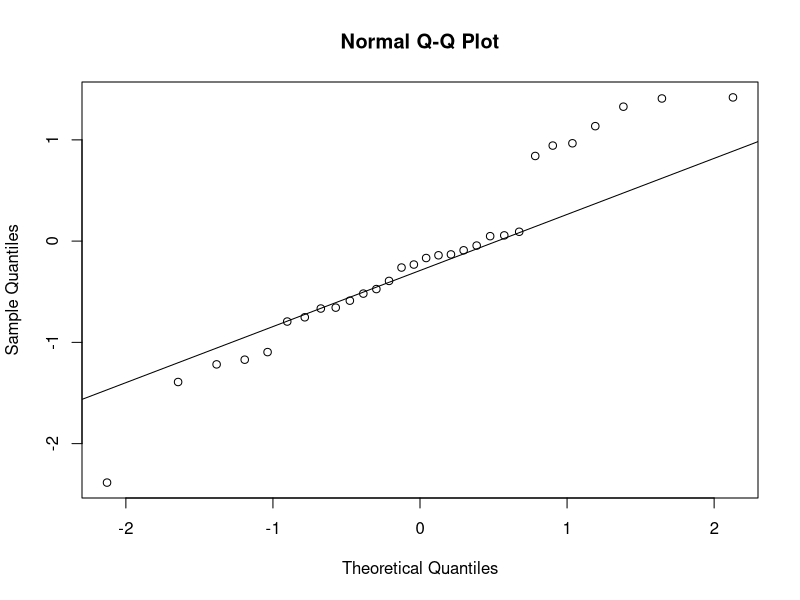
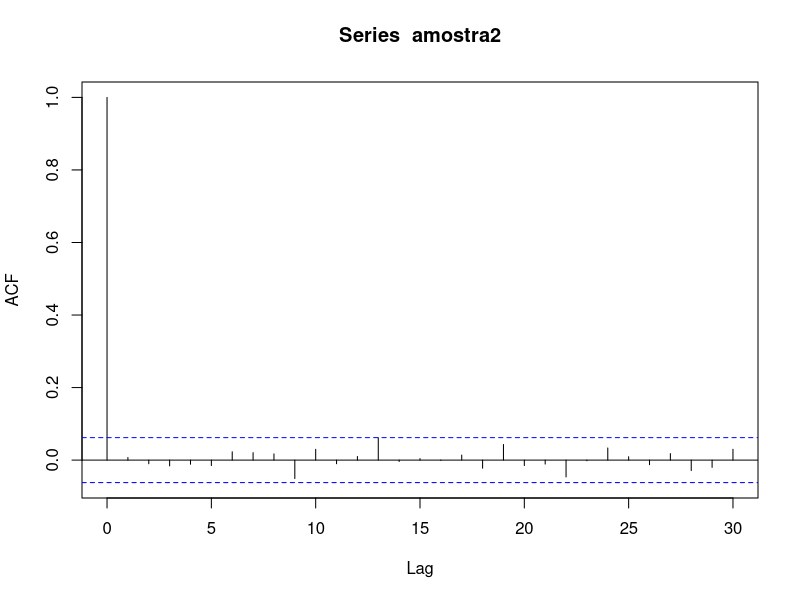
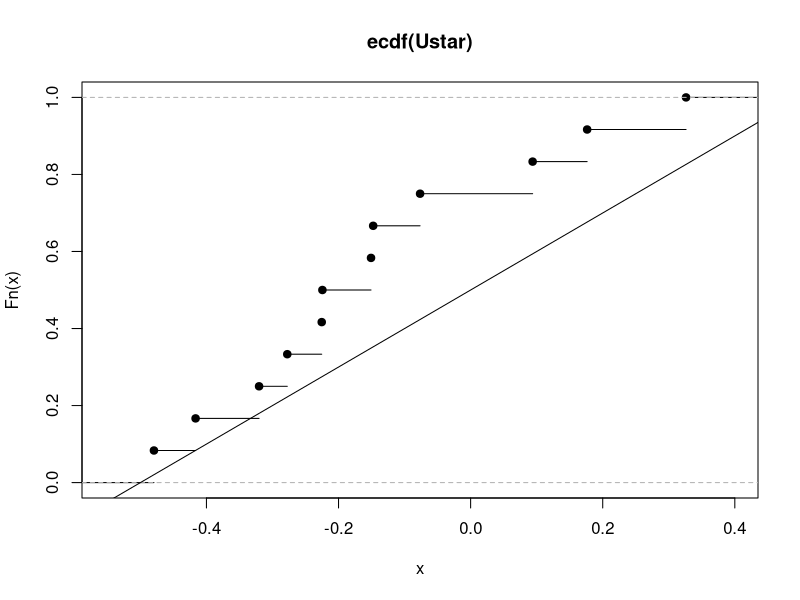
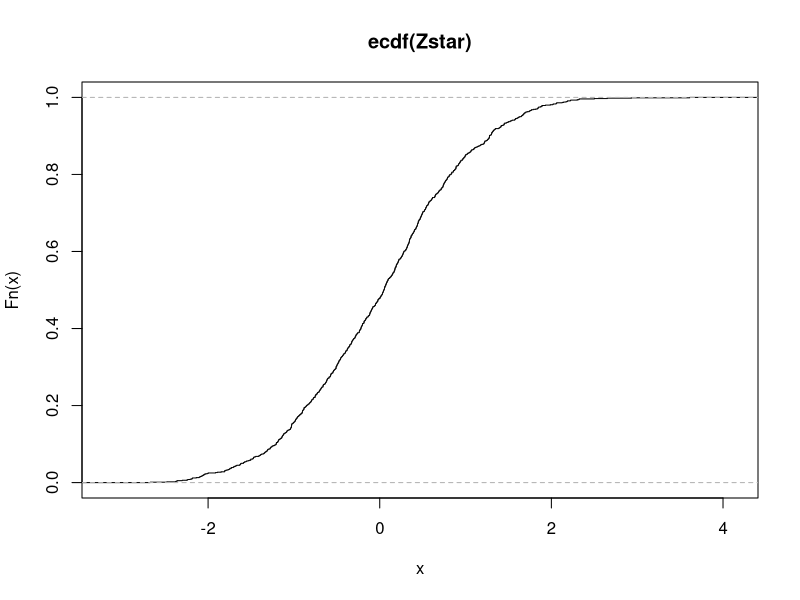
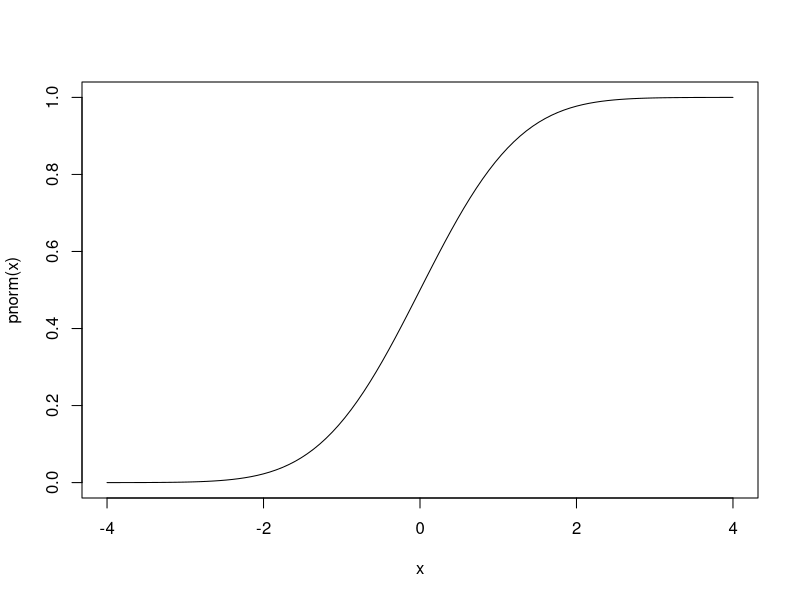
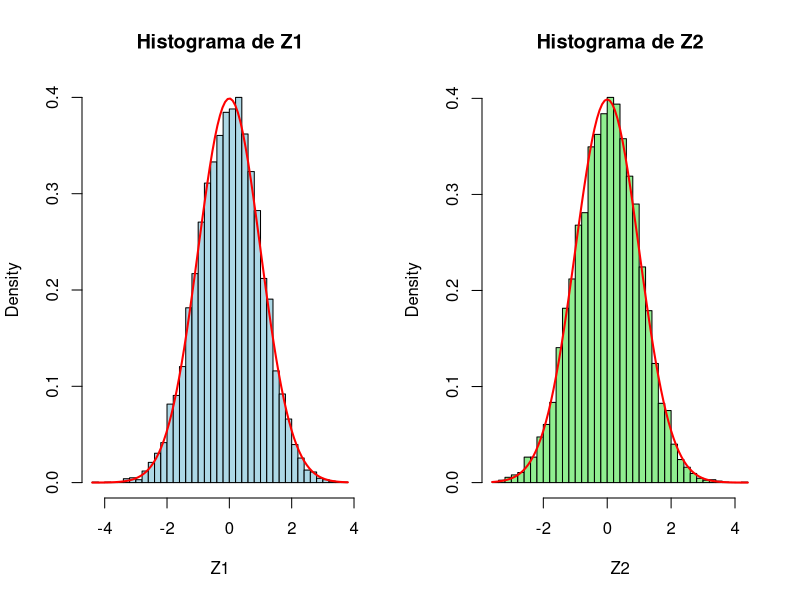
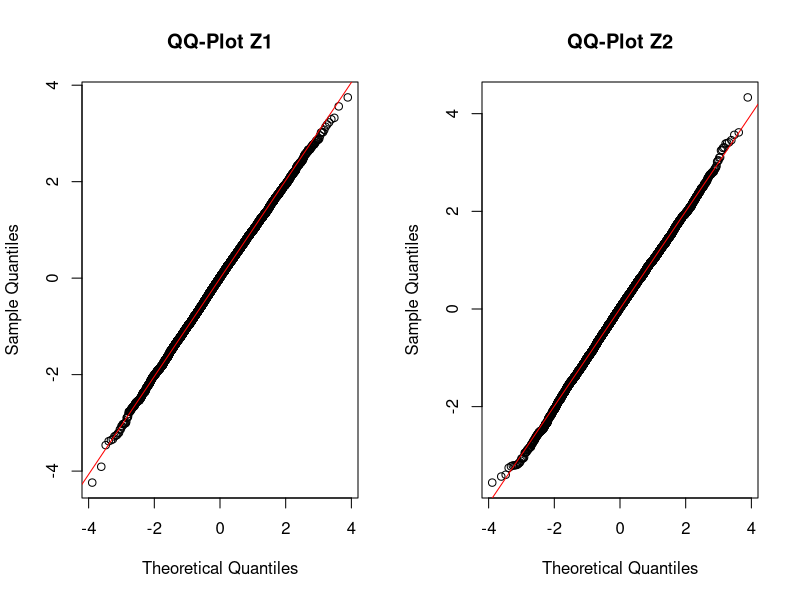
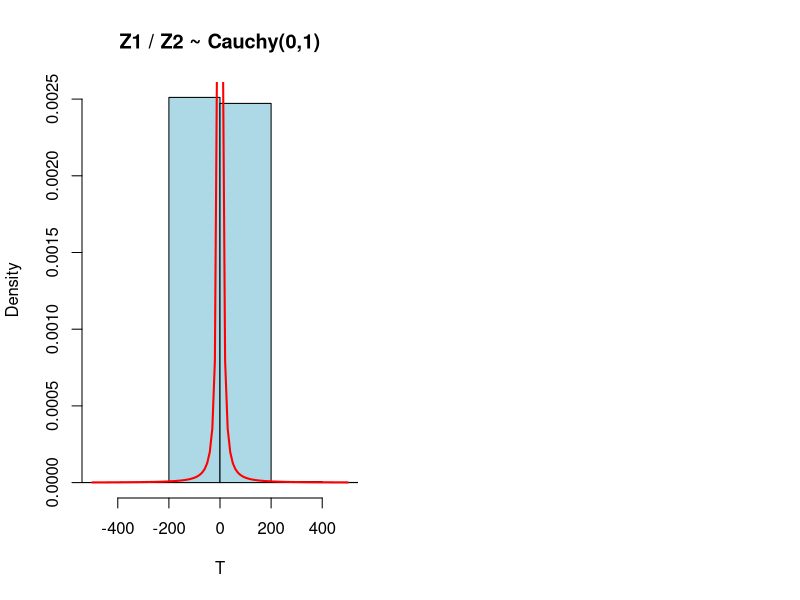

These figures' R source, in order:
##AULA 13/05

#Análise de normalidade
amostra <- rnorm(30)
qqnorm(amostra)
qqline(amostra)

# Gera uma amostra de 1000 observações de uma distribuição uniforme no intervalo [0,1]
amostra2 <- runif(1000)

# Plota a função de autocorrelação (ACF) da amostra uniforme para avaliar dependência entre os valores
acf(amostra2)

# Gera uma amostra de 12 observações da distribuição uniforme no intervalo [0,1]
U <- runif(12)

# Centraliza os dados em torno de zero, transformando o intervalo de [0,1] para [-0.5, 0.5]
Ustar <- U - 0.5

# Cria a função de distribuição empírica (ECDF) dos dados centralizados
Fn <- ecdf(Ustar)

# Plota a ECDF dos valores centralizados
plot(Fn)

# Adiciona ao gráfico uma reta com inclinação 1 e intercepto 0.5, correspondente à CDF da uniforme [-0.5, 0.5]
abline(0.5, 1)

ene <- 1e3
matriz <- matrix(runif(ene*12)- 0.5, ncol=12)
Zstar <- apply(matriz, 1, sum) 
Zstar

Fstar <- ecdf(Zstar)
plot(Fstar)
curve(pnorm, from=-4, to=4, add= )

ks.test(Zstar, "pnorm")

quantis<- qnorm(p= (0:10)/10)
cutStar<- cut(x=Zstar, breaks= quantis)
cutStar
contaStar <- table(cutStar)
contaStar

x2<- ((contaStar -100)^2)/100
x2

#Alternativa
Z2Star<- replicate(ene, sum(runif(12)-0.5))
Z2Star

# Tenho um elipsoide na normal bivariada, fazer esse grafico e depois 
#  calcular quais seriam essas circunferencias que contem 10% da massa


####################### AULA 15/05 #################################################

#nornal p-variada
#Normal univariada
#Normal Bivariada

qchi<- qchisq(0.5, 2)


#Matriz com 1000 valores calcular o produto escalar de cada um dos 
#pontos e verficar qual deles tem valor menor que 1,386294
X <- matrix(Zstar, 500, 2)
distancia<-apply(X**2, 1, sum)

# Matriz X com 500 vetores aleatórios em R² com distribuição normal padrão

mean(distancia<=qchi)

# Produto da matriz por sua transposta: matriz 500 x 500
produto_matrizes <- X %*% t(X)
produto_matrizes

#Transformação de Box-Muller
#https://chatgpt.com/share/682649c0-9a50-800f-936c-42b4b06cb735

#Transformação de Box-Muller: Etapas:

#Método da Inversa
#Metódo da Convolução
#Método da transformação
#Método da aceitação/Rejeição

# TRANSFORMAÇÃO DE BOX-MULLER
# ------------------------------
set.seed(123)  # Reprodutibilidade

# Número de amostras
n <- 10000

# Gerar variáveis U(0,1)
U1 <- runif(n)
U2 <- runif(n)

# Aplicar Box-Muller
Z1 <- sqrt(-2 * log(U1)) * cos(2 * pi * U2)
Z2 <- sqrt(-2 * log(U1)) * sin(2 * pi * U2)

# ------------------------------
# ESTATÍSTICAS DESCRITIVAS
# ------------------------------
cat("Estatísticas básicas:\n")
cat("Z1: média =", mean(Z1), ", desvio padrão =", sd(Z1), "\n")
cat("Z2: média =", mean(Z2), ", desvio padrão =", sd(Z2), "\n")
cat("Correlação entre Z1 e Z2:", cor(Z1, Z2), "\n\n")

# ------------------------------
# HISTOGRAMAS + CURVA NORMAL
# ------------------------------
par(mfrow = c(1, 2))  # Dois gráficos lado a lado

hist(Z1, breaks = 50, freq = FALSE, col = "lightblue", main = "Histograma de Z1", xlab = "Z1")
curve(dnorm(x), add = TRUE, col = "red", lwd = 2)

hist(Z2, breaks = 50, freq = FALSE, col = "lightgreen", main = "Histograma de Z2", xlab = "Z2")
curve(dnorm(x), add = TRUE, col = "red", lwd = 2)

# ------------------------------
# QQ-PLOTS
# ------------------------------
par(mfrow = c(1, 2))  # Dois gráficos lado a lado

qqnorm(Z1, main = "QQ-Plot Z1")
qqline(Z1, col = "red")

qqnorm(Z2, main = "QQ-Plot Z2")
qqline(Z2, col = "red")


#matrizpontos2 <- matrix(pontos2$x, pontos2$y)

#distancias2<- aplly(matrizpontos2, 500, 2))
#mean(distancias2 <= qchisq(p=0.5, df=2))
#mean(diag(matrizpontos2 %*% t(matrizpontos2)))

T <- Z1 / Z2

# Visualizar
hist(T, breaks = 100, col = "lightblue", freq = FALSE, main = "Z1 / Z2 ~ Cauchy(0,1)", xlim = c(-500, 500))
curve(dcauchy(x), col = "red", lwd = 2, add = TRUE) 
